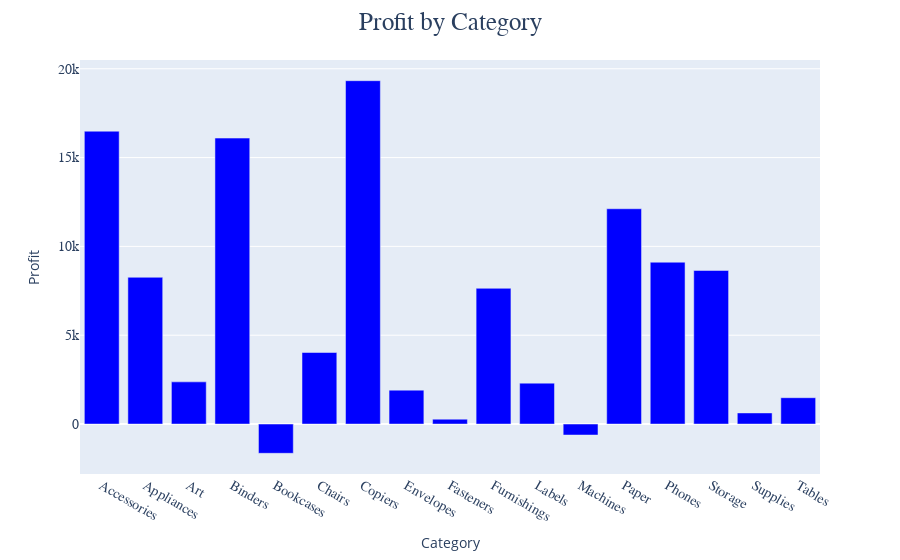

This figure's notebook cell:
### Code cell
import plotly.express as px

fuente = 'Gravitas One'

fig = px.bar(resumen, x=resumen.index, y='Profit')
fig.update_layout(
    title=dict(
        text="Profit by Category",
        x=0.5,  # Centra horizontalmente el título
        font=dict(
            family=fuente,  # Cambia la fuente del título
            size=25
        )
    )
)

fig.update_xaxes(tickfont=dict(family=fuente, size=14))
fig.update_yaxes(tickfont=dict(family=fuente, size=14))

fig.update_traces(marker_color='blue')
fig.show()

### Figure 1 — Plotly figure (JSON) as saved in the notebook; plotly's stock layout.template omitted (floating-point values rounded to 4 significant figures)
{"data": [{"alignmentgroup": "True", "hovertemplate": "Category=%{x}<br>Profit=%{y}<extra></extra>", "legendgroup": "", "marker": {"color": "blue", "pattern": {"shape": ""}}, "name": "", "offsetgroup": "", "orientation": "v", "showlegend": false, "textposition": "auto", "type": "bar", "x": ["Accessories", "Appliances", "Art", "Binders", "Bookcases", "Chairs", "Copiers", "Envelopes", "Fasteners", "Furnishings", "Labels", "Machines", "Paper", "Phones", "Storage", "Supplies", "Tables"], "xaxis": "x", "y": [16480.0, 8261.0, 2374.0, 16100.0, -1647.0, 4028.0, 19330.0, 1909.0, 275.2, 7641.0, 2303.0, -618.9, 12120.0, 9111.0, 8645.0, 626.0, 1483.0], "yaxis": "y"}], "layout": {"barmode": "relative", "legend": {"tracegroupgap": 0}, "margin": {"t": 60}, "title": {"font": {"family": "Gravitas One", "size": 25}, "text": "Profit by Category", "x": 0.5}, "xaxis": {"anchor": "y", "domain": [0, 1], "tickfont": {"family": "Gravitas One", "size": 14}, "title": {"text": "Category"}}, "yaxis": {"anchor": "x", "domain": [0, 1], "tickfont": {"family": "Gravitas One", "size": 14}, "title": {"text": "Profit"}}}}
